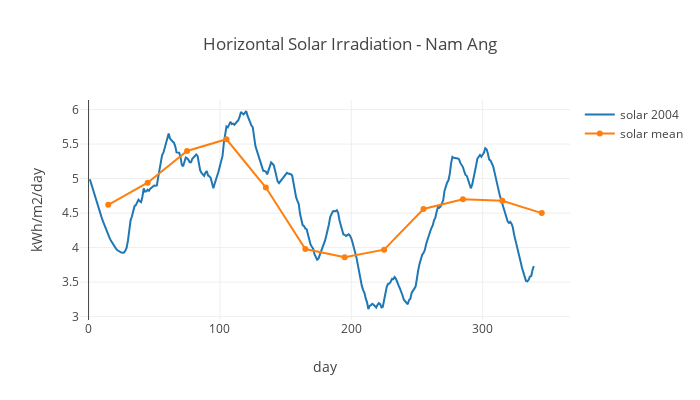

This figure's notebook cell:
### Code cell
# solar irradiation: print data statistics and plot data

irr = solar_data_df['swv_dwn'].tolist()

trace1 = go.Scatter(
        y=signal.savgol_filter(irr, 53, 3),  #https://plot.ly/python/smoothing/
        x=arange(1, 365, 1),
        name= 'solar 2004',
        )

trace2 = go.Scatter(
        y=(4.62, 4.94, 5.40, 5.57, 4.87, 3.98, 3.86, 3.97, 4.56, 4.70, 4.68, 4.50 ),
        # horizontal solar irradiation 22 year mean from nasa data
        # 18N, 104E  #1983-2005  #annual mean = 4.64 kWh/m2/day
        # https://asdc-arcgis.larc.nasa.gov/sse/ -> Data Download -> horizontal surface -> ascii
        x=arange(15, 380, 30),
        name= 'solar mean',
        )

layout=go.Layout(title="Horizontal Solar Irradiation - Nam Ang", 
                 xaxis={'title':'day'},
                 yaxis={'title':'kWh/m2/day'},
                 width=700,
                 height=400,
                )

figure=go.Figure(data=[trace1, trace2],layout=layout)

print(' ')
print('Annual mean 2004 of daily solar irradiation on horizontal surface(2004): ' 
       +str(round(solar_data_df['swv_dwn'].mean(),1))+' kWh/m2/day')
print('Standard deviation 2004 of daily solar irradiation on horizontal surface(2004): ' 
       +str(round(solar_data_df['swv_dwn'].std(),1))+' kWh/m2/day')

plotly.iplot(figure)

### Figure 1 — Plotly figure (JSON) as saved in the notebook; plotly's stock layout.template omitted (floating-point values rounded to 4 significant figures; data arrays with more than 128 entries replaced by an {"elided": "..."} marker saying what was removed)
{"data": [{"name": "solar 2004", "type": "scatter", "x": {"elided": "364 int values"}, "y": {"elided": "366 float values"}}, {"name": "solar mean", "type": "scatter", "x": [15, 45, 75, 105, 135, 165, 195, 225, 255, 285, 315, 345, 375], "y": [4.62, 4.94, 5.4, 5.57, 4.87, 3.98, 3.86, 3.97, 4.56, 4.7, 4.68, 4.5]}], "layout": {"height": 400, "title": "Horizontal Solar Irradiation - Nam Ang", "width": 700, "xaxis": {"title": "day"}, "yaxis": {"title": "kWh/m2/day"}}}
